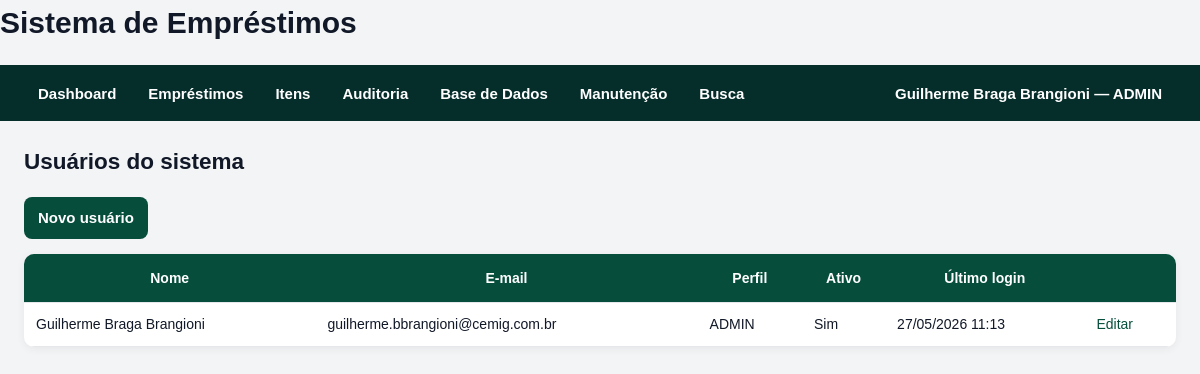
Page /auth/usuarios (signed in) on the earlier database version.
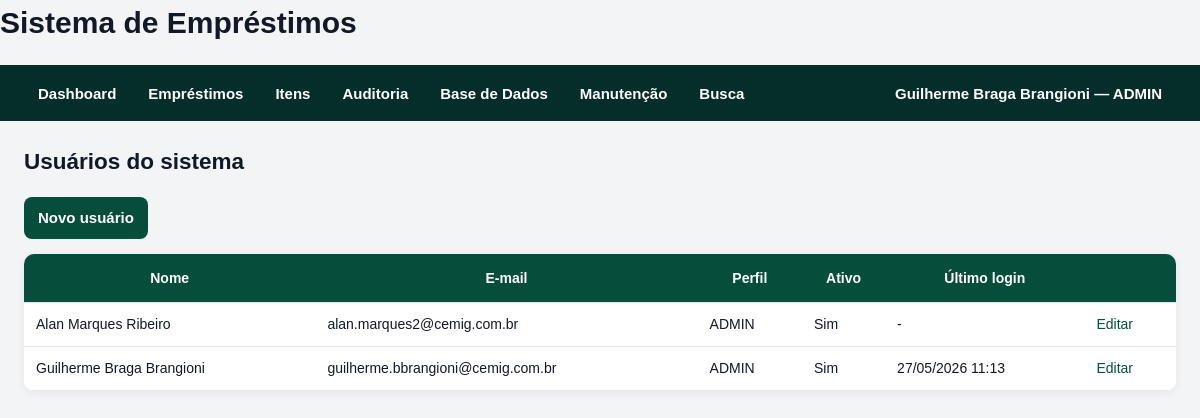
Same page on the later database version.
### models/system_user.py (models this page shows, shortened)
class SystemUser(db.Model):
    __tablename__ = "system_users"
    id = db.Column(db.Integer, primary_key=True)
    nome = db.Column(db.String(255), nullable=False)
    email = db.Column(db.String(255), nullable=False, unique=True, index=True)
    password_hash = db.Column(db.String(255), nullable=False)
    role = db.Column(db.String(50), nullable=False, default="CONSULTA")
    active = db.Column(db.Boolean, default=True)
    must_change_password = db.Column(
        db.Boolean,
        nullable=False,
        default=False,
    )
    temporary_password_generated_at = db.Column(db.DateTime)
    password_changed_at = db.Column(db.DateTime)
    last_login_at = db.Column(db.DateTime)
    created_at = db.Column(db.DateTime, default=datetime.utcnow)
    updated_at = db.Column(
        db.DateTime,
        default=datetime.utcnow,
        onupdate=datetime.utcnow,
    )

### routes/auth_routes.py (the view)
@auth_bp.route("/usuarios")
@role_required(UserRole.ADMIN.value)
def list_users():
    users = SystemUser.query.order_by(
        SystemUser.nome.asc()
    ).all()
    return render_template(
        "auth_users.html",
        users=users,
    )

### services/approval_service.py (called while the page is built, shortened)
    @staticmethod
    def count_pending_for_current_user() -> int:
        current_user = AuthService.get_current_user()
        if not current_user:
            return 0
        query = (
            Loan.query
            .join(Approver, Loan.approver_id == Approver.id)
            .filter(Loan.status == LoanStatus.PENDENTE_APROVACAO.value)
        )
        if current_user.role == UserRole.ADMIN.value:
            return query.count()

### services/auth_service.py (called while the page is built)
    @staticmethod
    def count_users() -> int:
        return SystemUser.query.count()

    @staticmethod
    def get_current_user() -> SystemUser | None:
        user_id = session.get(AuthService.SESSION_USER_ID_KEY)
        if not user_id:
            return None
        user = db.session.get(SystemUser, user_id)
        if not user or not user.active:
            AuthService.logout_user()
            return None
        return user

### templates/auth_users.html
{% extends "base.html" %}
{% block content %}
<h2>Usuários do sistema</h2>
<p>
    <a class="button" href="{{ url_for('auth_bp.new_user') }}">
        Novo usuário
    </a>
</p>
<table>
    <thead>
        <tr>
            <th>Nome</th>
            <th>E-mail</th>
            <th>Perfil</th>
            <th>Ativo</th>
            <th>Último login</th>
            <th></th>
        </tr>
    </thead>
    <tbody>
        {% for user in users %}
        <tr>
            <td>{{ user.nome }}</td>
            <td>{{ user.email }}</td>
            <td>{{ user.role }}</td>
            <td>{{ "Sim" if user.active else "Não" }}</td>
            <td>
                {{ user.last_login_at.strftime("%d/%m/%Y %H:%M") if user.last_login_at else "-" }}
            </td>
            <td>
                <a href="{{ url_for('auth_bp.edit_user', user_id=user.id) }}">
                    Editar
                </a>
            </td>
        </tr>
        {% endfor %}
    </tbody>
</table>
{% endblock %}

### templates/base.html (shortened to what this page needs)
<!DOCTYPE html>
<html lang="pt-BR">
<head>
    <link rel="stylesheet" href="{{ url_for('static', filename='style.css') }}">
</head>
<body>
    <header class="topbar">
        <h1>Sistema de Empréstimos</h1>
        <nav class="navbar">
            <div class="nav-left">
                <a class="nav-link" href="{{ url_for('main_bp.dashboard') }}">
                    Dashboard
                </a>
                {% if current_user %}
                    {% if current_user.role in ["ADMIN", "OPERADOR", "CONSULTA"] %}
                    <div class="nav-item dropdown">
                        <button class="nav-drop-button" type="button">
                            Empréstimos
                        </button>
                    </div>
                    {% endif %}
                    {% if current_user.role in ["ADMIN", "OPERADOR", "CONSULTA"] %}
                    <div class="nav-item dropdown">
                        <button class="nav-drop-button" type="button">
                            Itens
                        </button>
                    </div>
                    {% endif %}
                    {% if current_user.role in ["ADMIN", "OPERADOR"] %}
                    <div class="nav-item dropdown">
                        <button class="nav-drop-button" type="button">
                            Auditoria
                        </button>
                    </div>
                    {% endif %}
                    {% if current_user.role in ["ADMIN", "OPERADOR"] %}
                    <div class="nav-item dropdown">
                        <button class="nav-drop-button" type="button">
                            Base de Dados
                        </button>
                    </div>
                    {% endif %}
                    {% if current_user.role == "ADMIN" %}
                    <div class="nav-item dropdown">
                        <button class="nav-drop-button" type="button">
                            Manutenção
                        </button>
                    </div>
                    {% endif %}
                    <a class="nav-link" href="{{ url_for('search_bp.global_search') }}">
                        Busca
                    </a>
                {% endif %}
            </div>
            <div class="nav-right">
                {% if current_user %}
                    <div class="nav-item dropdown user-menu">
                        <button class="nav-drop-button" type="button">
                            {{ current_user.nome }} — {{ current_user.role }}
                        </button>
                    </div>
                {% else %}
                    <a class="nav-link" href="{{ url_for('auth_bp.login') }}">
                        Entrar
                    </a>
                {% endif %}
            </div>
        </nav>
    </header>
    <main class="container">
        {% block content %}{% endblock %}
    </main>
</body>
</html>

### static/style.css (style rules this page uses)
* { box-sizing: border-box; }
body { margin: 0; padding: 0; font-family: Arial, Helvetica, sans-serif; font-size: 15px; line-height: 1.5; background: #f3f4f6; color: #111827; }
h1, h2, h3, h4 { margin-top: 0; color: #111827; }
h2 { margin-bottom: 18px; }
a { color: #2563eb; text-decoration: none; }
main, .container { max-width: 1400px; margin: 0 auto; padding: 24px; }
.navbar { background: #1f2937; color: white; display: flex; justify-content: space-between; align-items: center; gap: 16px; padding: 0 24px; min-height: 56px; position: relative; z-index: 1000; }
.navbar * { box-sizing: border-box; }
.nav-left, .nav-right { display: flex; align-items: center; gap: 4px; }
.nav-item { position: relative; display: flex; align-items: center; }
.nav-link, .nav-drop-button { height: 56px; display: flex; align-items: center; justify-content: center; padding: 0 14px; margin: 0; color: white; background: transparent; border: none; font-family: inherit; font-size: 15px; font-weight: 600; line-height: 1; text-decoration: none; cursor: pointer; white-space: nowrap; }
.user-menu .nav-drop-button { max-width: 380px; overflow: hidden; text-overflow: ellipsis; }
button, .button { display: inline-flex; align-items: center; justify-content: center; min-height: 40px; padding: 10px 14px; border: none; border-radius: 8px; background: #2563eb; color: white; font: inherit; font-weight: 600; text-decoration: none; cursor: pointer; }
table { width: 100%; border-collapse: collapse; background: white; border-radius: 10px; overflow: hidden; margin-bottom: 20px; box-shadow: 0 2px 8px rgba(0, 0, 0, 0.06); }
thead { background: #111827; color: white; }
th, td { padding: 11px 12px; border-bottom: 1px solid #e5e7eb; text-align: left; vertical-align: top; }
th { font-weight: 700; font-size: 14px; }
td { font-size: 14px; }
table td { vertical-align: middle; }
table td:last-child { vertical-align: middle; }
:root { --primary-green: #064e3b; --primary-green-hover: #065f46; --primary-green-light: #d1fae5; --primary-green-border: #10b981; --primary-green-text: #064e3b; }
a { color: var(--primary-green); }
button, .button { background: var(--primary-green); color: white; }
thead { background: var(--primary-green); color: white; }
.navbar { background: #052e2b; }
table thead th { text-align: center !important; vertical-align: middle !important; height: 48px; padding: 12px 10px; white-space: normal; line-height: 1.35; }

Differences in the rows shown:
added SystemUser: nome "Alan Marques Ribeiro", email "alan.marques2@cemig.com.br", role "ADMIN", active "Sim", last_login_at "-"
